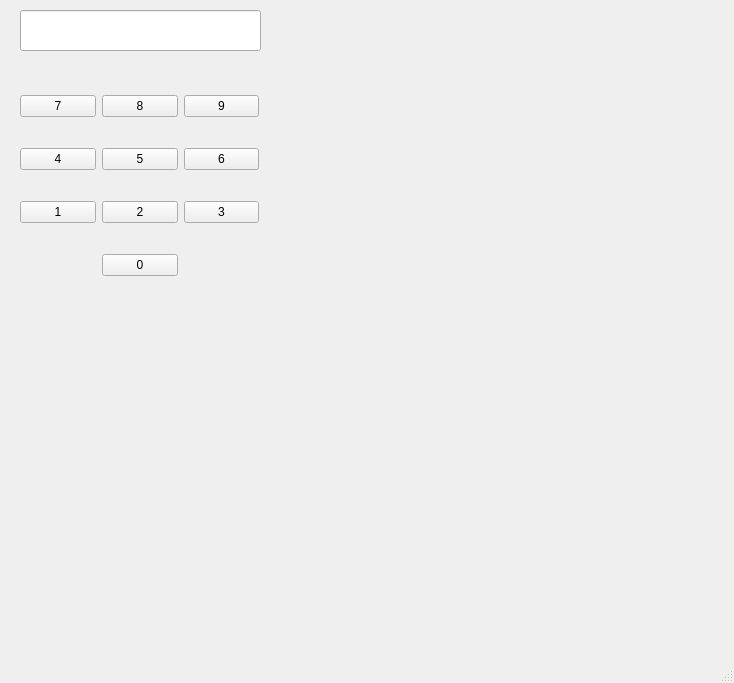
<?xml version="1.0" encoding="UTF-8"?>
<ui version="4.0">
 <class>MainWindow</class>
 <widget class="QMainWindow" name="MainWindow">
  <property name="geometry">
   <rect>
    <x>0</x>
    <y>0</y>
    <width>734</width>
    <height>683</height>
   </rect>
  </property>
  <property name="windowTitle">
   <string>MainWindow</string>
  </property>
  <property name="styleSheet">
   <string notr="true"/>
  </property>
  <widget class="QWidget" name="centralwidget">
   <widget class="QWidget" name="gridLayoutWidget">
    <property name="geometry">
     <rect>
      <x>20</x>
      <y>70</y>
      <width>239</width>
      <height>231</height>
     </rect>
    </property>
    <layout class="QGridLayout" name="gridLayout_2">
     <item row="1" column="2">
      <widget class="QPushButton" name="pushButton_3">
       <property name="text">
        <string>6</string>
       </property>
      </widget>
     </item>
     <item row="0" column="0">
      <widget class="QPushButton" name="pushButton_4">
       <property name="text">
        <string>7</string>
       </property>
      </widget>
     </item>
     <item row="1" column="1">
      <widget class="QPushButton" name="pushButton_2">
       <property name="text">
        <string>5</string>
       </property>
      </widget>
     </item>
     <item row="2" column="0">
      <widget class="QPushButton" name="pushButton_7">
       <property name="text">
        <string>1</string>
       </property>
      </widget>
     </item>
     <item row="0" column="2">
      <widget class="QPushButton" name="pushButton_6">
       <property name="styleSheet">
        <string notr="true"/>
       </property>
       <property name="text">
        <string>9</string>
       </property>
      </widget>
     </item>
     <item row="0" column="1">
      <widget class="QPushButton" name="pushButton_5">
       <property name="text">
        <string>8</string>
       </property>
      </widget>
     </item>
     <item row="1" column="0">
      <widget class="QPushButton" name="pushButton">
       <property name="text">
        <string>4</string>
       </property>
      </widget>
     </item>
     <item row="2" column="1">
      <widget class="QPushButton" name="pushButton_8">
       <property name="text">
        <string>2</string>
       </property>
      </widget>
     </item>
     <item row="2" column="2">
      <widget class="QPushButton" name="pushButton_9">
       <property name="text">
        <string>3</string>
       </property>
      </widget>
     </item>
     <item row="3" column="1">
      <widget class="QPushButton" name="pushButton_10">
       <property name="text">
        <string>0</string>
       </property>
      </widget>
     </item>
    </layout>
   </widget>
   <widget class="QLineEdit" name="lineEdit">
    <property name="geometry">
     <rect>
      <x>20</x>
      <y>10</y>
      <width>241</width>
      <height>41</height>
     </rect>
    </property>
   </widget>
  </widget>
  <widget class="QMenuBar" name="menubar">
   <property name="geometry">
    <rect>
     <x>0</x>
     <y>0</y>
     <width>734</width>
     <height>21</height>
    </rect>
   </property>
  </widget>
  <widget class="QStatusBar" name="statusbar"/>
 </widget>
 <resources/>
 <connections/>
</ui>
